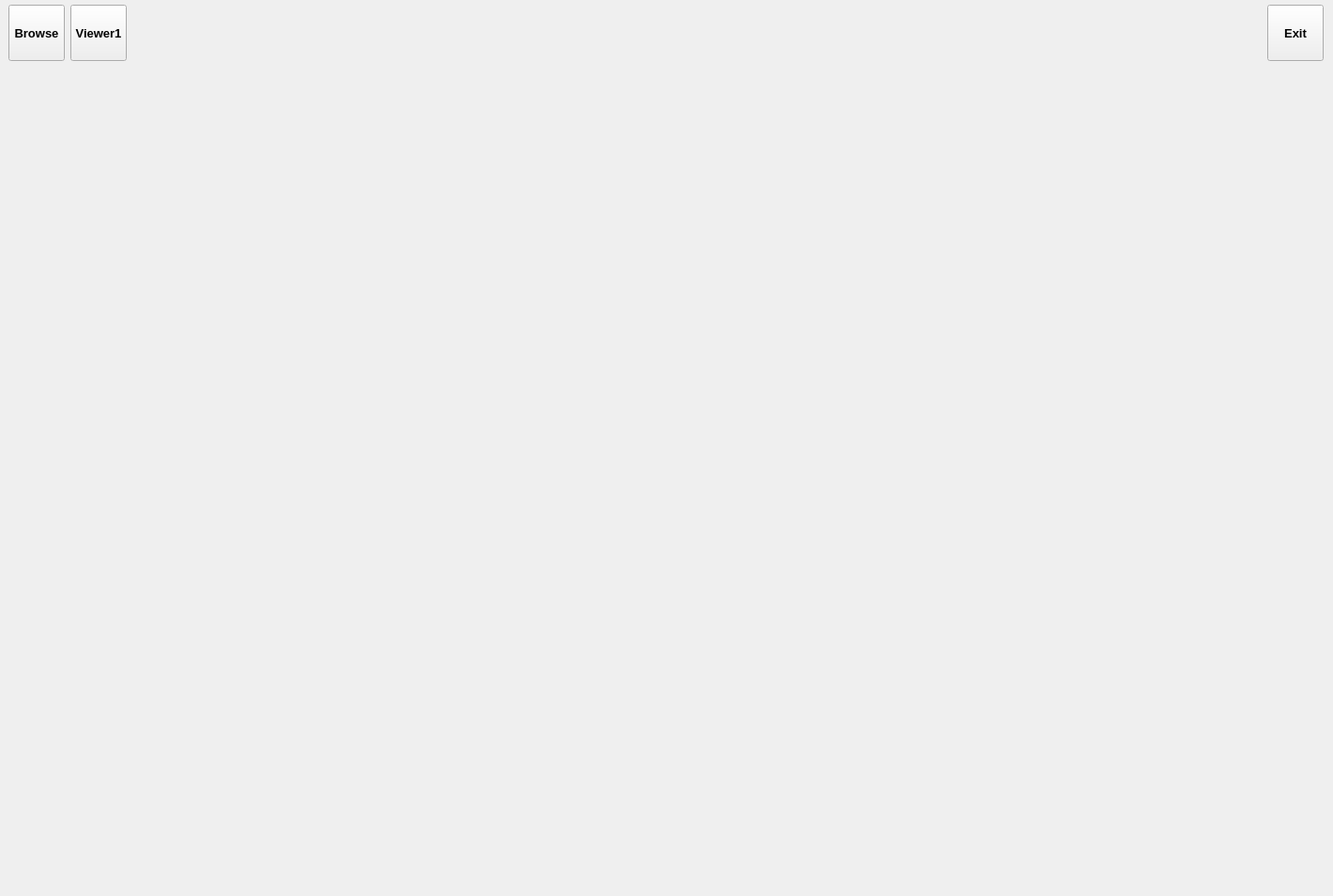
<?xml version="1.0" encoding="UTF-8"?>
<ui version="4.0">
 <class>MainWindow</class>
 <widget class="QMainWindow" name="MainWindow">
  <property name="geometry">
   <rect>
    <x>0</x>
    <y>0</y>
    <width>1420</width>
    <height>955</height>
   </rect>
  </property>
  <property name="windowTitle">
   <string>MainWindow</string>
  </property>
  <widget class="QWidget" name="centralwidget">
   <widget class="QWidget" name="verticalLayoutWidget">
    <property name="geometry">
     <rect>
      <x>-1</x>
      <y>-1</y>
      <width>1421</width>
      <height>961</height>
     </rect>
    </property>
    <layout class="QVBoxLayout" name="mainwindow_full_layout" stretch="1,12">
     <property name="spacing">
      <number>0</number>
     </property>
     <item>
      <layout class="QHBoxLayout" name="mainwindow_up_layout" stretch="0,0,0,0">
       <property name="spacing">
        <number>6</number>
       </property>
       <property name="sizeConstraint">
        <enum>QLayout::SetMinimumSize</enum>
       </property>
       <property name="leftMargin">
        <number>10</number>
       </property>
       <property name="topMargin">
        <number>6</number>
       </property>
       <property name="rightMargin">
        <number>10</number>
       </property>
       <property name="bottomMargin">
        <number>6</number>
       </property>
       <item>
        <widget class="QToolButton" name="menuButton_study_browser">
         <property name="minimumSize">
          <size>
           <width>60</width>
           <height>60</height>
          </size>
         </property>
         <property name="maximumSize">
          <size>
           <width>60</width>
           <height>60</height>
          </size>
         </property>
         <property name="font">
          <font>
           <pointsize>10</pointsize>
           <weight>75</weight>
           <bold>true</bold>
          </font>
         </property>
         <property name="text">
          <string>Browse</string>
         </property>
        </widget>
       </item>
       <item>
        <widget class="QToolButton" name="menuButton_image_viewer_1">
         <property name="sizePolicy">
          <sizepolicy hsizetype="Fixed" vsizetype="Fixed">
           <horstretch>0</horstretch>
           <verstretch>0</verstretch>
          </sizepolicy>
         </property>
         <property name="minimumSize">
          <size>
           <width>60</width>
           <height>60</height>
          </size>
         </property>
         <property name="maximumSize">
          <size>
           <width>60</width>
           <height>60</height>
          </size>
         </property>
         <property name="font">
          <font>
           <pointsize>10</pointsize>
           <weight>75</weight>
           <bold>true</bold>
          </font>
         </property>
         <property name="text">
          <string>Viewer1</string>
         </property>
        </widget>
       </item>
       <item>
        <spacer name="horizontalSpacer">
         <property name="orientation">
          <enum>Qt::Horizontal</enum>
         </property>
         <property name="sizeType">
          <enum>QSizePolicy::MinimumExpanding</enum>
         </property>
         <property name="sizeHint" stdset="0">
          <size>
           <width>40</width>
           <height>20</height>
          </size>
         </property>
        </spacer>
       </item>
       <item>
        <widget class="QToolButton" name="menuButton_exit">
         <property name="minimumSize">
          <size>
           <width>60</width>
           <height>60</height>
          </size>
         </property>
         <property name="maximumSize">
          <size>
           <width>60</width>
           <height>60</height>
          </size>
         </property>
         <property name="font">
          <font>
           <pointsize>10</pointsize>
           <weight>75</weight>
           <bold>true</bold>
          </font>
         </property>
         <property name="text">
          <string>Exit</string>
         </property>
        </widget>
       </item>
      </layout>
     </item>
     <item>
      <layout class="QHBoxLayout" name="mainwindow_down_layout">
       <property name="spacing">
        <number>0</number>
       </property>
       <property name="topMargin">
        <number>0</number>
       </property>
       <item>
        <widget class="QStackedWidget" name="mainwindow_stacked_widget">
         <property name="currentIndex">
          <number>-1</number>
         </property>
        </widget>
       </item>
      </layout>
     </item>
    </layout>
   </widget>
  </widget>
 </widget>
 <resources/>
 <connections/>
</ui>
